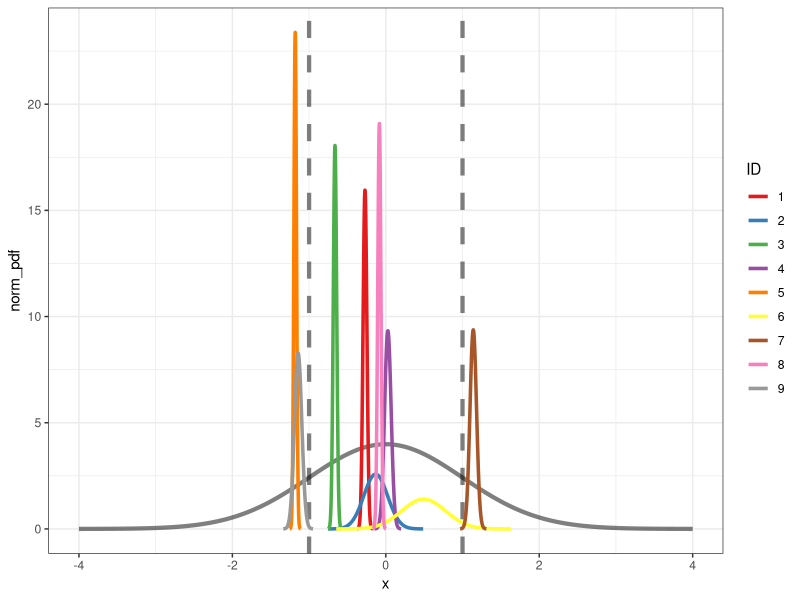
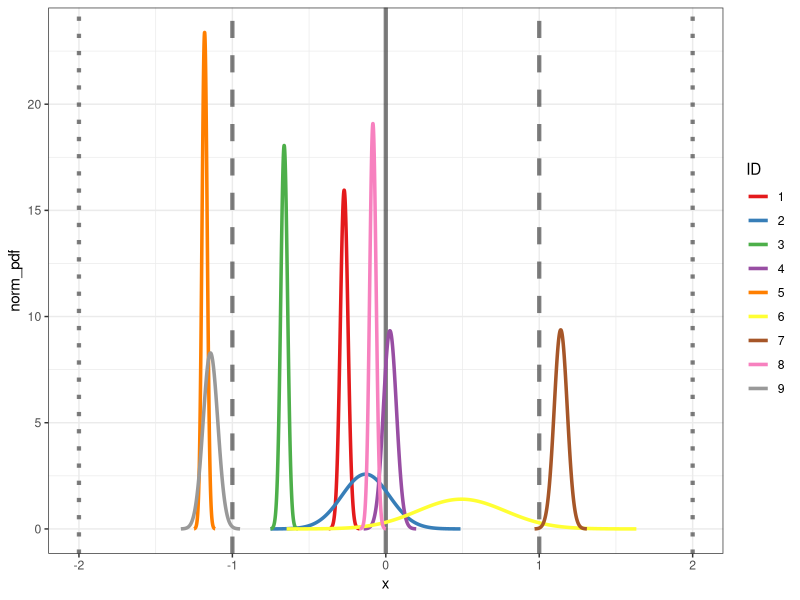
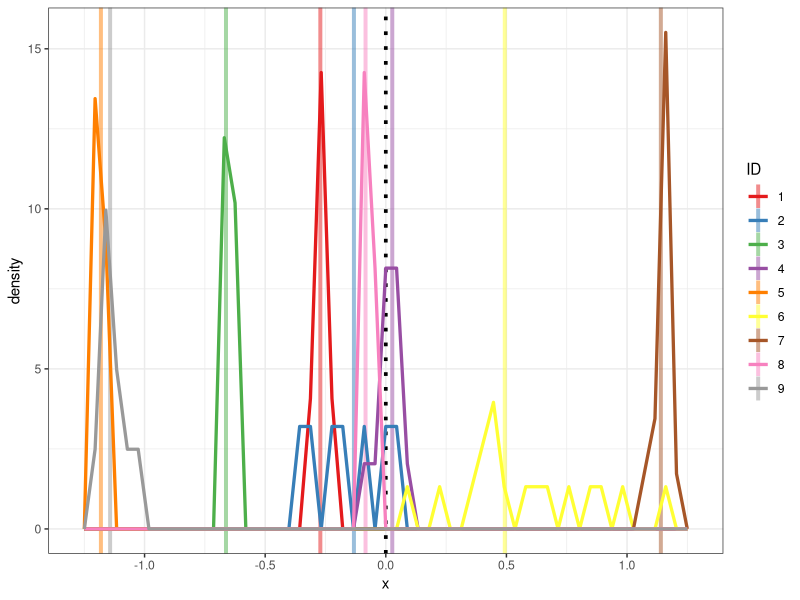

These figures' R source, in order:
### practice 1D multi-level model for generating random locations
### around group centers with group-specific means AND group-specific
### standard deviations

### define group-level MEAN population and group-level SD popluation 
### through the log-transform

library(dplyr)
library(ggplot2)

### setup the group-level popluation information

n_groups <- 9

mu0 <- 0
sd0 <- 1

psi0 <- log(0.1)
xi0 <- 1

### generate the group MEANS and the group SDs
set.seed(71231)
muj <- rnorm(n = n_groups, mean = mu0, sd = sd0)
sdj <- exp(rnorm(n = n_groups, mean = psi0, sd = xi0))

muj
sdj

### the relative group-specific sd compared to the group-population sd
sdj / sd0

### visualize the separate group densities relative to the
### group-center populations
xviz0 <- seq(mu0 - 4*sd0, mu0 + 4*sd0, length.out = 2001)
dviz0 <- dnorm(x = xviz0, mean = mu0, sd = sd0)

fviz_dist_j <- function(mj, sj, gj, nj)
{
  xj <- seq(mj - 4*sj, mj + 4*sj, length.out = nj)
  
  dj <- dnorm(x = xj, mean = mj, sd = sj)
  
  tibble::tibble(x = xj, norm_pdf = dj) %>% 
    mutate(group_id = gj,
           mu_j = mj,
           sd_j = sj)
}

viz_group_dens <- purrr::pmap_dfr(list(muj, sdj, 1:n_groups),
                                  fviz_dist_j,
                                  nj = 2001)

### compare the group-level population distribution to the
### group-specific distributions
viz_group_dens %>% 
  ggplot(mapping = aes(x = x, y = norm_pdf)) +
  # scale the population density for viewing purposes
  geom_line(data = data.frame(x = xviz0, norm_pdf = dviz0),
            color = "black", size = 1.45, alpha = 0.5,
            mapping = aes(x = x, y = 10 * norm_pdf)) +
  geom_vline(xintercept = c(mu0 - sd0, mu0 + sd0),
             color = "black", linetype = "dashed", alpha = 0.5,
             size = 1.45) +
  geom_line(mapping = aes(group = group_id,
                          color = as.factor(group_id)),
            size = 1.2) +
  # scale_color_discrete("ID", l = 45) +
  scale_color_brewer("ID", palette = "Set1") +
  theme_bw()

### compare the group-specific distributions to
### group-level summaries
viz_group_dens %>% 
  ggplot(mapping = aes(x = x, y = norm_pdf)) +
  # scale the population density for viewing purposes
  geom_vline(xintercept = c(mu0 - sd0, mu0 + sd0),
             color = "black", linetype = "dashed", alpha = 0.5,
             size = 1.45) +
  geom_vline(xintercept = c(mu0 - 2*sd0, mu0 + 2*sd0),
             color = "black", linetype = "dotted", alpha = 0.5,
             size = 1.45) +
  geom_vline(xintercept = mu0,
             color = "black", alpha = 0.5, size = 1.45) +
  geom_line(mapping = aes(group = group_id,
                          color = as.factor(group_id)),
            size = 1.2) +
  # scale_color_discrete("ID", l = 45) +
  scale_color_brewer("ID", palette = "Set1") +
  theme_bw()

### allocate the GROUPS to each of the observations
n_obs <- 100

set.seed(12313)
obs_in_groups <- sample(1:n_groups, size = n_obs, replace = TRUE)

sort(unique(obs_in_groups))

data.frame(group_id = obs_in_groups) %>% 
  count(group_id)

### generate the random observations associated within each group
set.seed(9113)
xobs <- rnorm(n = n_obs, mean = muj[obs_in_groups], sd = sdj[obs_in_groups])

### grouping and counting

df <- tibble::tibble(
  x = xobs,
  group_id = obs_in_groups
)

df %>% 
  group_by(group_id) %>% 
  summarise(N_j = n(),
            mu_j = mean(x),
            sd_j = sd(x))

### GRAND-AVERAGE may not necessarily represent the 
### naive average of the observations
mean(df$x) ### naive estimate -- sample average of all observations

### precision weighted grand average accounting for the
### within group dispersion
df %>% 
  group_by(group_id) %>% 
  summarise(N_j = n(),
            mu_j = mean(x),
            sd_j = sd(x),
            prec_j = 1 / var(x)) %>% 
  ungroup() %>% 
  mutate(prec_mu_j = prec_j * mu_j) %>% 
  summarise(sum(prec_mu_j) / sum(prec_j))

### visualize the distributions in each group
df %>% 
  ggplot(mapping = aes(x = x)) +
  geom_vline(xintercept = mu0,
             color = "black", linetype = "dotted", size = 1.25) +
  geom_vline(data.frame(mu_j = muj) %>% tibble::rowid_to_column("group_id"),
             mapping = aes(xintercept = mu_j,
                           color = as.factor(group_id)),
             size = 1.35, alpha = 0.5) +
  geom_freqpoly(mapping = aes(color = as.factor(group_id),
                              group = group_id,
                              y = stat(density)),
                bins = 55, size = 1.12) +
  # scale_color_discrete("ID", l = 45) +
  scale_color_brewer("ID", palette = "Set1") +
  theme_bw()


